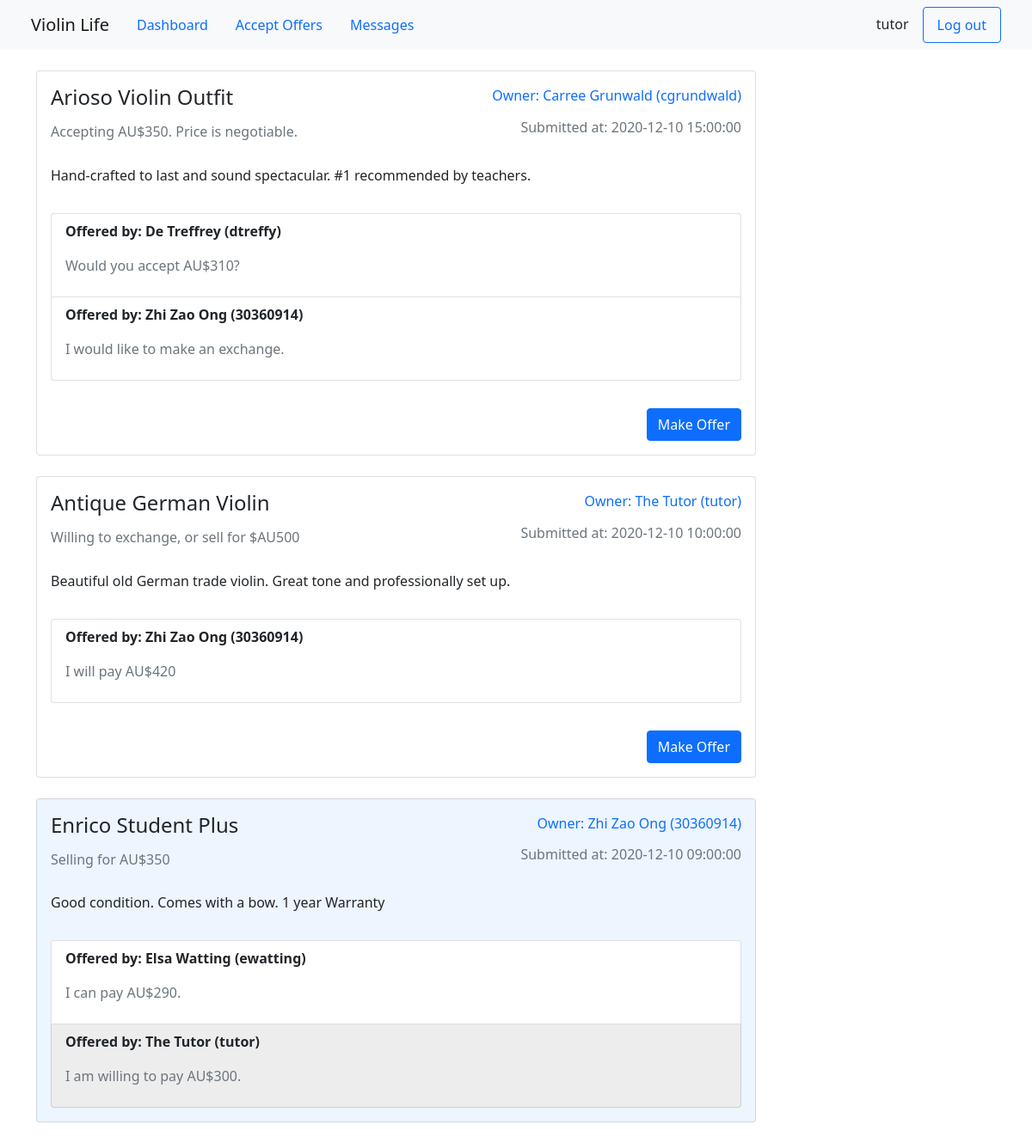
Page /dashboard.php (signed in) on the committed database.
### tables this page shows
CREATE TABLE `offer` (
  `id` SERIAL,
  `user_id` BIGINT UNSIGNED NOT NULL,
  `violin_id` BIGINT UNSIGNED NOT NULL,
  `offer` VARCHAR(255) NOT NULL,
  `accepted` TIMESTAMP NULL DEFAULT NULL,
  `submitted` TIMESTAMP DEFAULT NOW(),
  PRIMARY KEY (`id`),
  FOREIGN KEY (`user_id`) REFERENCES `user`(`id`),
  FOREIGN KEY (`violin_id`) REFERENCES `violin`(`id`)
);

CREATE TABLE `user` (
  `id` SERIAL,
  `name` VARCHAR(255) NOT NULL,
  `username` VARCHAR(255) NOT NULL UNIQUE,
  `email` VARCHAR(255) NOT NULL UNIQUE,
  `password` VARCHAR(255) NOT NULL,
  `location` VARCHAR(255),
  PRIMARY KEY (`id`)
);

CREATE TABLE `violin` (
  `id` SERIAL,
  `user_id` BIGINT UNSIGNED NOT NULL,
  `title` VARCHAR(255) NOT NULL,
  `description` VARCHAR(255),
  `seeking` VARCHAR(255),
  `submitted` TIMESTAMP DEFAULT NOW(),
  PRIMARY KEY (`id`),
  FOREIGN KEY (`user_id`) REFERENCES `user`(`id`)
);

### includes/sql.php (called while the page is built, shortened)
<?php
$view_sql = "
  SELECT
    u.name AS owner_name,
    u.username AS owner_username,
    v.id,
    v.title,
    v.seeking,
    v.description,
    v.submitted,
    o.offer,
    o.accepted,
    ou.name AS offerer_name,
    ou.username AS offerer_username
  FROM
    user u
  JOIN
    violin v
  ON
    u.id = v.user_id
  JOIN
    offer o
  ON
    v.id = o.violin_id
  JOIN
    user ou
  ON
    o.user_id = ou.id
  ORDER BY
    v.submitted DESC, o.submitted DESC";
?>

### includes/utils.php (called while the page is built)
<?php
function html($string) {
  return htmlentities($string);
}
?>

### dashboard.php (the view, shortened to what this page needs)
<?php
require_once('includes/sql.php');
require_once('includes/utils.php');
require_once('includes/db_connect.php');
?>
<?php
$stmt = $db->query($view_sql);
$violins = array();
$titles = array();
$counter = -1;
foreach ($stmt as $row) {
  $violin_title = $row['title'];
  if (!array_key_exists($violin_title, $titles)) {
    $counter++;
    $titles[$violin_title] = $violin_title;
    $violin = array('id' => $row['id'], 'title' => $violin_title, 'owner_name' => $row['owner_name'], 'owner_username' => $row['owner_username'], 'seeking' => $row['seeking'], 'description' => $row['description'], 'submitted' => $row['submitted'], 'accepted' => false);
    $violins[] = $violin;
  }
  $offer = array('offerer_name' => $row['offerer_name'], 'offerer_username' => $row['offerer_username'], 'offer' => $row['offer'], 'chosen' => false);
  if ($row['accepted']) {
    $violins[$counter]['accepted'] = true;
    $offer['chosen'] = true;
  }
  $violins[$counter]['offers'][] = $offer;
}
?>
<!DOCTYPE html>
<html lang="en">
<head>
  <?php require('templates/head.php') ?>
</head>
<body>
  <?php require('templates/navbar.php') ?>
  <main class="container">
    <?php foreach ($violins as $violin) :; ?>
      <div class="card w-75 my-4 <?php if ($violin['accepted']) {
                                    echo "accepted";
                                  };  ?>">
        <div class="card-body">
          <div class="row">
            <h4 class="col card-title"><?php echo html($violin['title']); ?></h4>
            <span class="col text-primary text-end">Owner: <?php echo html($violin['owner_name']) . ' (' . html($violin['owner_username']) . ') '; ?></span>
          </div>
          <div class="row align-items-center">
            <h6 class="col card-subtitle text-secondary"><?php echo html($violin['seeking']); ?></h6>
            <p class="col text-muted text-end">Submitted at: <?php echo html($violin['submitted']); ?></p>
          </div>
          <p class="card-text mt-3"><?php echo html($violin['description']); ?></p>
        </div>
        <div class="card-body">
          <ul class="list-group">
            <?php foreach ($violin['offers'] as $offer) :; ?>
              <li class="list-group-item <?php if ($offer['chosen']) {
                                            echo "chosen";
                                          };  ?>">
                <p class="fw-bold">Offered by: <?php echo html($offer['offerer_name']) . ' (' . html($offer['offerer_username']) . ') '; ?></p>
                <p class="fs-6 text-muted"><?php echo html($offer['offer']); ?></p>
              </li>
            <?php endforeach; ?>
          </ul>
        </div>
        <?php if (!$violin['accepted']) :; ?>
          <form action="make_offer.php" method="post" class="card-body align-self-end">
            <button name="violin_id" value="<?php echo $violin['id'] ?>" class="btn btn-primary">Make Offer</button>
          </form>
        <?php endif; ?>
      </div>
    <?php endforeach; ?>
  </main>
</body>
</html>

### styles/style.css (style rules this page uses)
.accepted { background-color: #edf5ff; }
.chosen { background-color: #ededed; }

### rows in the picture
offer: user.name "De Treffrey", user.username "dtreffy", offer "Would you accept AU$310?"
offer: user.name "Zhi Zao Ong", user.username "30360914", offer "I would like to make an exchange."
offer: violin.title "Antique German Violin", user.name "The Tutor", user.username "tutor", violin.seeking "Willing to exchange, or sell for $AU500", violin.submitted "2020-12-10 10:00:00", violin.description "Beautiful old German trade violin. Great tone and professionally set up.", user.name "Zhi Zao Ong", user.username "30360914", offer "I will pay AU$420"
offer: user.name "Elsa Watting", user.username "ewatting", offer "I can pay AU$290."
offer: user.name "The Tutor", user.username "tutor", offer "I am willing to pay AU$300."

### other values in the picture
html(current_user()) "tutor"
html($violin['title']) "Arioso Violin Outfit"
html($violin['owner_name']) "Carree Grunwald"
html($violin['owner_username']) "cgrundwald"
html($violin['seeking']) "Accepting AU$350. Price is negotiable."
html($violin['submitted']) "2020-12-10 15:00:00"
html($violin['description']) "Hand-crafted to last and sound spectacular. #1 recommended by teachers."
html($violin['title']) "Enrico Student Plus"
html($violin['owner_name']) "Zhi Zao Ong"
html($violin['owner_username']) "30360914"
html($violin['seeking']) "Selling for AU$350"
html($violin['submitted']) "2020-12-10 09:00:00"
html($violin['description']) "Good condition. Comes with a bow. 1 year Warranty"
